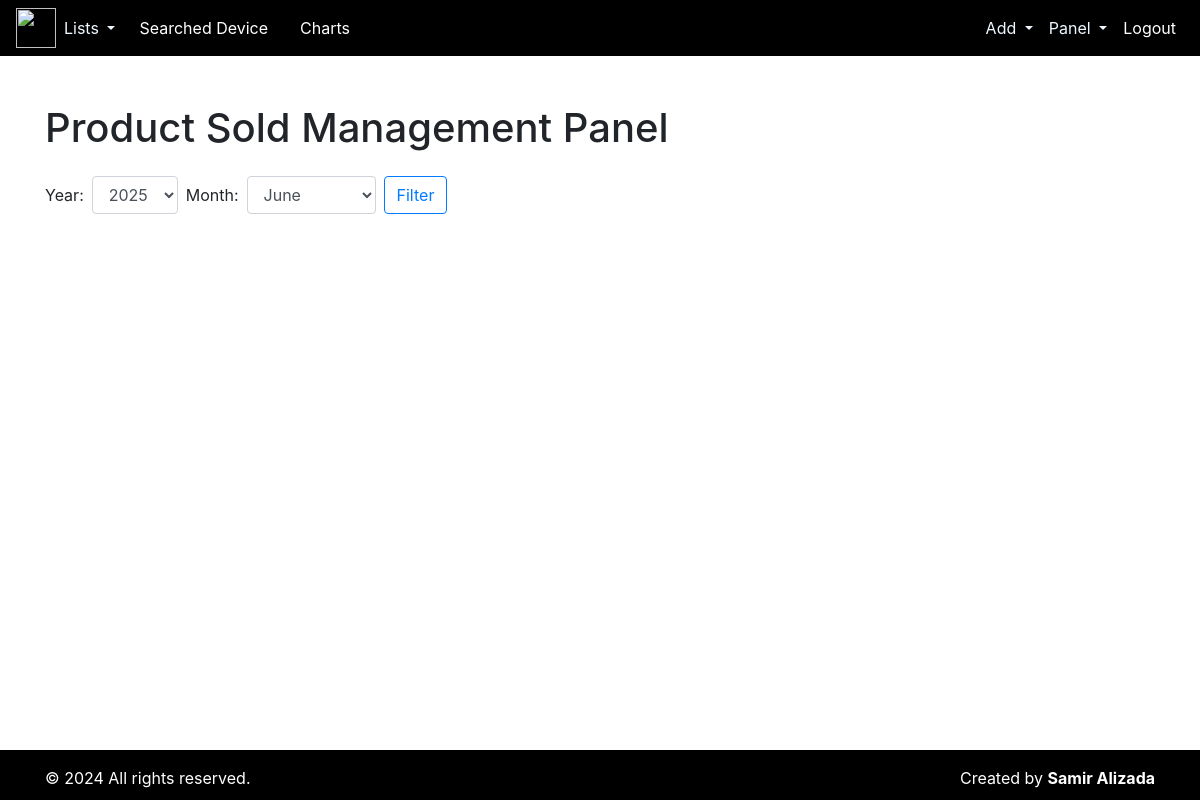
Before: /product-sold-panel/ (signed in) with the older database file.
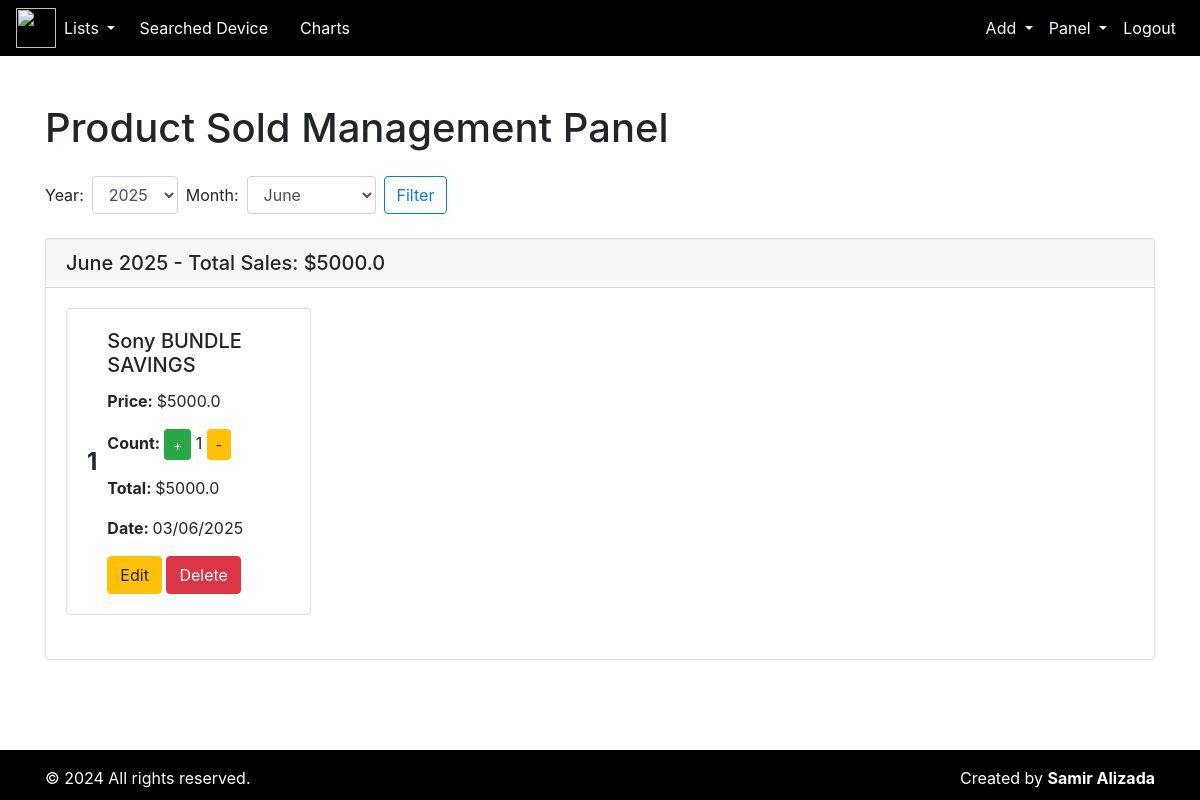
After: the same page with the newer database file.
### repair/models.py (models this page shows, shortened)
class ProductSold(models.Model):
    product_name = models.ForeignKey(Product, on_delete=models.CASCADE, null=True, blank=True)
    date = models.DateField(default=timezone.now)
    price = models.FloatField()
    count = models.PositiveIntegerField()

class Product(models.Model):
    category_name = models.ForeignKey(Category, on_delete=models.CASCADE, null=True, blank=True)
    product_name = models.CharField(max_length=100)
    price = models.FloatField()
    stock_number = models.PositiveIntegerField()
    date = models.DateField(default=timezone.now)
    def __str__(self) -> str:
        return f"{self.product_name}"

### repair/views.py (the view)
# urls.py: path('product-sold-panel/', product_sold_panel, name='product_sold_panel'),
def product_sold_panel(request):
    today = date.today()
    query = request.GET.get('q')
    product_solds = ProductSold.objects.all()
    current_year = today.year
    current_month = today.month
    selected_year = int(request.GET.get('year', current_year))
    selected_month = int(request.GET.get('month', current_month))
    product_solds = product_solds.filter(date__year=selected_year, date__month=selected_month)
    grouped_product_solds_dict = {}
    for product_sold in product_solds:
        month_key = product_sold.date.strftime('%Y-%m')
        month_display = product_sold.date.strftime('%B %Y')
        sale_amount = product_sold.count * product_sold.price
        product_sold.total_price = sale_amount  # Add total_price attribute to each product_sold
        if month_key not in grouped_product_solds_dict:
            grouped_product_solds_dict[month_key] = {
                'display': month_display,
                'product_solds': [],
                'total_sales': 0  # Initialize total monthly sales
            }
        grouped_product_solds_dict[month_key]['product_solds'].append(product_sold)
        grouped_product_solds_dict[month_key]['total_sales'] += sale_amount
    sorted_grouped_product_solds_list = sorted(
        grouped_product_solds_dict.items(),
        key=lambda x: x[0],
        reverse=True
    )
    sorted_grouped_product_solds_dict = {
        item[1]['display']: {
            'product_solds': item[1]['product_solds'],
            'total_sales': item[1]['total_sales']
        }
        for item in sorted_grouped_product_solds_list
    }
    years = range(2020, current_year + 1)
    months = [
        {'value': 1, 'name': 'January'},
        {'value': 2, 'name': 'February'},
        {'value': 3, 'name': 'March'},
        {'value': 4, 'name': 'April'},
        {'value': 5, 'name': 'May'},
        {'value': 6, 'name': 'June'},
        {'value': 7, 'name': 'July'},
        {'value': 8, 'name': 'August'},
        {'value': 9, 'name': 'September'},
        {'value': 10, 'name': 'October'},
        {'value': 11, 'name': 'November'},
        {'value': 12, 'name': 'December'},
    ]
    context = {
        'grouped_product_solds': sorted_grouped_product_solds_dict,
        'today': today,
        'years': years,
        'months': months,
        'selected_year': selected_year,
        'selected_month': selected_month,
    }
    return render(request, 'productSold/product_sold_panel.html', context)

### templates/productSold/product_sold_panel.html (shortened to what this page needs)
{% extends "index.html" %}
{% block content %}
<div class="container mt-5">
    <h1 class="mb-4">Product Sold Management Panel</h1>
    <form method="GET" class="mb-3" id="filterForm">
        <div class="form-inline mb-4">
            <label for="year" class="mr-2">Year:</label>
            <select name="year" id="year" class="form-control mr-2">
                {% for y in years %}
                    <option value="{{ y }}" {% if y == selected_year %}selected{% endif %}>{{ y }}</option>
                {% endfor %}
            </select>
            <label for="month" class="mr-2">Month:</label>
            <select name="month" id="month" class="form-control mr-2">
                {% for m in months %}
                    <option value="{{ m.value }}" {% if m.value == selected_month %}selected{% endif %}>{{ m.name }}</option>
                {% endfor %}
            </select>
            <button class="btn btn-outline-primary my-2 my-sm-0" type="submit">Filter</button>
        </div>
    </form>
    {% for month, data in grouped_product_solds.items %}
        <div class="card mb-4">
            <div class="card-header">
                <h5 class="mb-0">{{ month }} - Total Sales: ${{ data.total_sales }}</h5>
            </div>
            <div class="card-body">
                <div class="row" id="month-{{ forloop.counter }}">
                    {% for product_sold in data.product_solds %}
                        <div class="col-md-3 mb-4 product-item {% if forloop.counter > 8 %}hidden-product{% endif %}">
                            <div class="card">
                                <div class="card-body d-flex align-items-center">
                                    <div class="product-number">
                                        {{ forloop.counter }}
                                    </div>
                                    <div>
                                        <h5 class="card-title">{{ product_sold.product_name }}</h5>
                                        <p class="card-text"><strong>Price: </strong>${{ product_sold.price }}</p>
                                        <p class="card-text"><strong>Count: </strong>
                                            <a href="{% url 'increase_sold' product_sold.pk %}" class="btn btn-sm btn-success">+</a>
                                            {{ product_sold.count }}
                                            <a href="{% url 'decrease_sold' product_sold.pk %}" class="btn btn-sm btn-warning">-</a>
                                        </p>
                                        <p class="card-text"><strong>Total: </strong>${{ product_sold.total_price }}</p>
                                        <p class="card-text"><strong>Date: </strong>{{ product_sold.date|date:"d/m/Y" }}</p>
                                        <a class="btn btn-warning" href="{% url 'update_product_sold' product_sold.pk %}">Edit</a>
                                        <a class="btn btn-danger" href="{% url 'delete_product_sold' product_sold.pk %}" onclick="return confirm('Are you sure you want to delete this product?')">Delete</a>
                                    </div>
                                </div>
                            </div>
                        </div>
                    {% endfor %}
                </div>
            </div>
        </div>
    {% endfor %}
</div>
<br><br><br>
{% endblock content %}

Changed rows visible on the page:
added ProductSold: product_name "Sony BUNDLE SAVINGS", price "5000.0", count "1", total_price "5000.0", date "03/06/2025"
Other visible differences:
new list line: "June 2025 - Total Sales: $ 5000.0"
